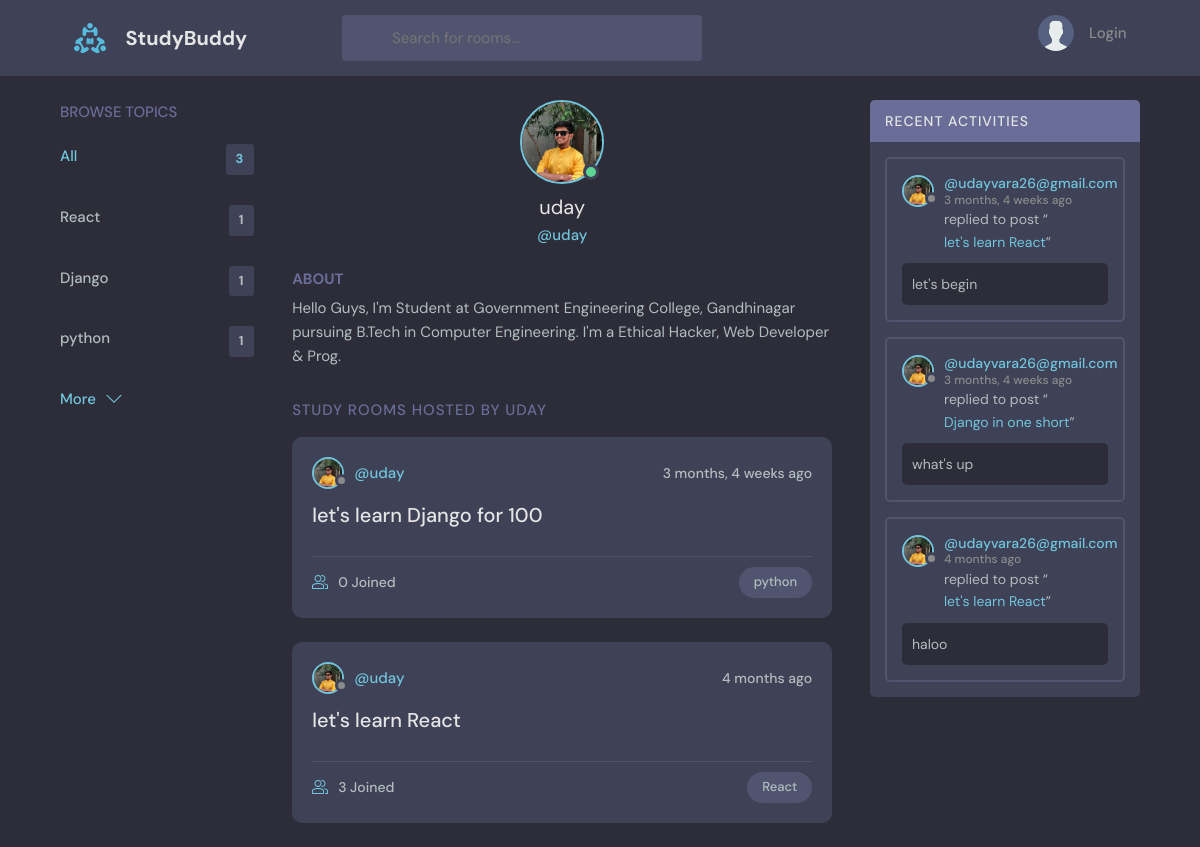
Page /profile/1/ on the earlier database version.
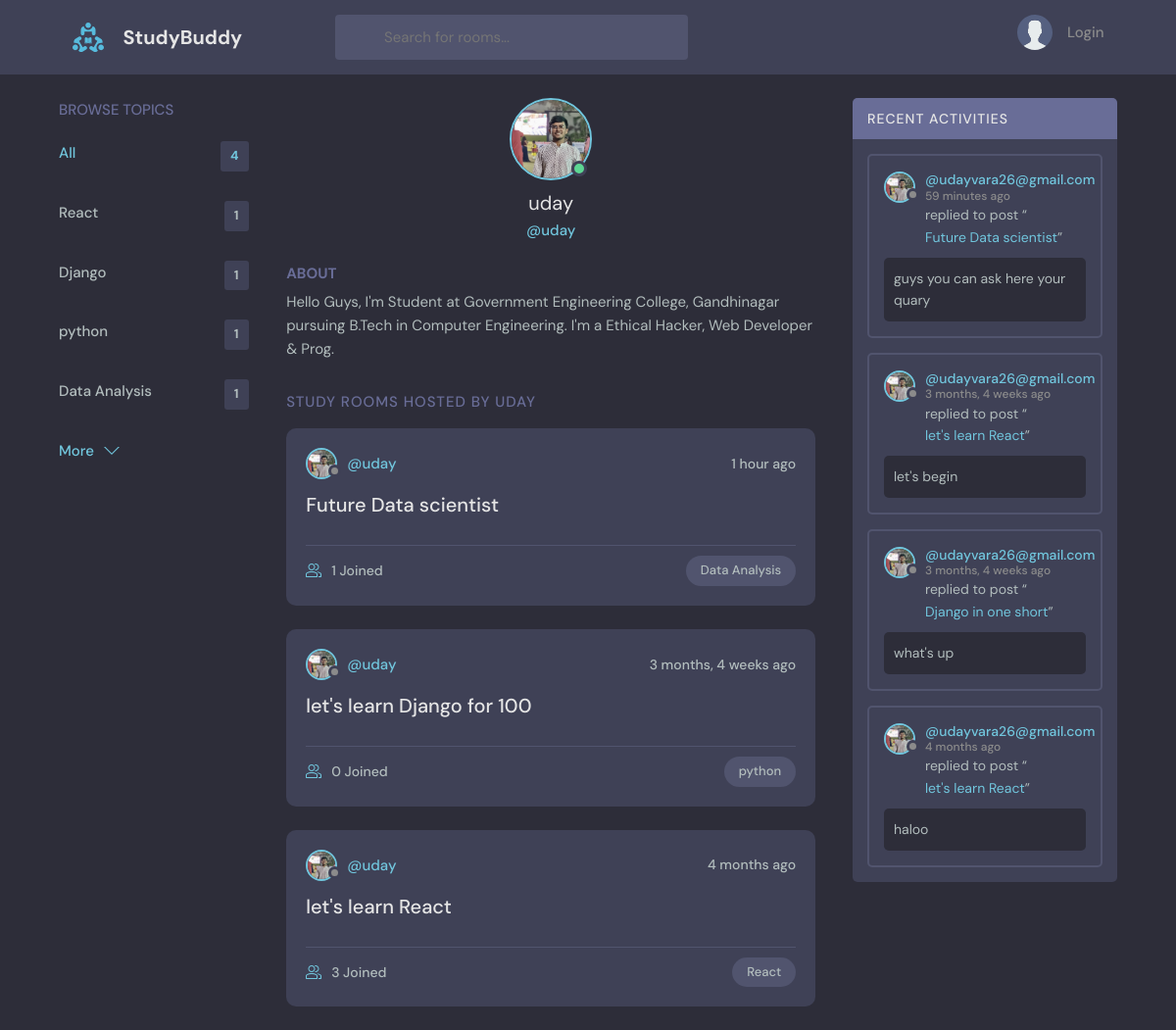
Same page on the later database version.
### base/models.py (models this page shows, shortened)
class Topic(models.Model):
    name = models.CharField(max_length=200)

class User(AbstractUser):
    name = models.CharField(max_length= 200 , null= True)
    email = models.EmailField( unique=True,null= True)
    bio = models.TextField(null= True)
    avatar = models.ImageField(null = True , default = "avatar.svg")
    USERNAME_FIELD = 'email'
    REQUIRED_FIELDS = ['username']

class Room(models.Model):
    host = models.ForeignKey(User, on_delete=models.SET_NULL, null=True)
    topic = models.ForeignKey(Topic, on_delete=models.SET_NULL, null=True)
    name = models.CharField(max_length=200)
    description = models.TextField(null=True, blank=True)
    participants = models.ManyToManyField(User, related_name='participants', blank=True)
    update = models.DateTimeField(auto_now=True)
    created = models.DateTimeField(auto_now_add=True)
    class Meta:
        ordering = ['-update', '-created']
    def __str__(self):
        return self.name

class Message(models.Model):
    user = models.ForeignKey(User,on_delete=models.CASCADE)
    room= models.ForeignKey(Room,on_delete=models.CASCADE)
    body = models.TextField()
    update = models.DateTimeField(auto_now=True)
    created = models.DateTimeField(auto_now_add=True)
    class Meta:
        ordering = ['-update', '-created']

### base/views.py (the view)
# urls.py: path('profile/<str:pk>/',views.userProfile, name = 'user-Profile'),
def userProfile(request,pk):
    user = User.objects.get(id = pk)
    rooms = user.room_set.all()
    room_messages = user.message_set.all()
    topics = Topic.objects.all()
    context = {'user': user, 'rooms': rooms ,'room_messages': room_messages , 'topics': topics}
    return render(request, 'base/profile.html', context)

### base/templates/base/profile.html (shortened to what this page needs)
{% extends 'main.html' %}
{% block content %}
  <main class="profile-page layout layout--3">
    <div class="container">
      {% include 'base/topics_component.html' %}
      <div class="roomList">
        <div class="profile">
          <div class="profile__avatar">
            <div class="avatar avatar--large active">
              <img src="{{user.avatar.url }}" alt="" />
            </div>
          </div>
          <div class="profile__info">
            <h3>{{user.username}}</h3>
            <p>@{{user.username}}</p>
          </div>
          <div class="profile__about">
            <h3>About</h3>
            <p>
             {{user.bio}}
            </p>
          </div>
        </div>
        <div class="roomList__header">
          <div>
            <h2>Study Rooms Hosted by {{user.username}}</a>
            </h2>
          </div>
        </div>
        {% include 'base/feed_component.html' %}
      </div>
      {% include 'base/activity_component.html' %}
    </div>
  </main>
  {% endblock content %}

### tempaltes/main.html (shortened to what this page needs)
<!DOCTYPE html>
{% load static %}
<html lang="en">
  <head>
    <link rel="stylesheet" href="{% static 'styles/style.css' %}" />
    <link rel="stylesheet" href="https://cdnjs.cloudflare.com/ajax/libs/font-awesome/6.4.0/css/all.min.css"
 />
  </head>
  <body>
    {% include 'navbar.html'%}
        {% block content %}
        {% endblock content %}
  </body>
</html>

### tempaltes/navbar.html (shortened to what this page needs)
{% load static %}
<header class="header header--loggedIn">
  <div class="container">
    <a href="{% url 'home' %}" class="header__logo">
      <img src="{% static 'images/logo.svg' %}" />
      <h1>StudyBuddy</h1>
    </a>
    <form class="header__search" method="get" action="{% url 'home' %}">
      <label>
        <svg version="1.1" xmlns="http://www.w3.org/2000/svg" width="32" height="32" viewBox="0 0 32 32">
          <title>search</title>
        </svg>
        <input  name="q" placeholder="Search for rooms..." />
      </label>
    </form>
    <nav class="header__menu">
       {% if request.user.is_authenticated  %}
      <div class="header__user">
        <a href="{% url 'update-user' %}">
          <div class="avatar avatar--medium active">
            <img src="{{request.user.avatar.url}}" />
          </div>
          <p>{{request.user.username}}<span>@{{request.user.username}}</span></p>
        </a>
        <button class="dropdown-button">
          <svg version="1.1" xmlns="http://www.w3.org/2000/svg" width="32" height="32" viewBox="0 0 32 32">
            <title>chevron-down</title>
            <path d="M16 21l-13-13h-3l16 16 16-16h-3l-13 13z"></path>
          </svg>
        </button>
      </div>
      {% else %}
      <a href="{% url 'login' %}">
        <img src="{% static 'images/avatar.svg' %}" />
        <p>Login</p>
      </a>
      {% endif %}
    </nav>
  </div>
</header>

### base/templates/base/topics_component.html
<div class="topics">
    <div class="topics__header">
      <h2>Browse Topics</h2>
    </div>
    <ul class="topics__list">
      <li>
        <a href="{% url 'home' %}" class="active">All<span>{{topics.count}}</span></a>
      </li>
      {% for topic in topics %}
      <li>
        <a href="{% url 'home' %}?q={{topic.name}}">{{topic.name}}<span>{{topic.room_set.all.count}}</span></a>
      </li>
      {% endfor %}
    </ul>
    <a class="btn btn--link" href=" {% url 'topics' %}">
      More
      <svg version="1.1" xmlns="http://www.w3.org/2000/svg" width="32" height="32" viewBox="0 0 32 32">
        <title>chevron-down</title>
        <path d="M16 21l-13-13h-3l16 16 16-16h-3l-13 13z"></path>
      </svg>
    </a>
  </div>

### base/templates/base/feed_component.html (shortened to what this page needs)
{% for room in rooms %}
<div class="roomListRoom">
    <div class="roomListRoom__header">
        {% if room.host %}
        <a href="{% url 'user-Profile' room.host.id %}" class="roomListRoom__author">
         {% endif %}
        <div class="avatar avatar--small">
          <img src="{{room.host.avatar.url}}" />
        </div>
        <span>@{{room.host.username}}</span>
      </a>
      <div class="roomListRoom__actions">
        <span>{{room.created|timesince}} ago</span>
      </div>
    </div>
    <div class="roomListRoom__content">
      <a href="{% url 'room' room.id %}">{{room.name}}</a>
    </div>
    <div class="roomListRoom__meta">
      <a href="{% url 'room' room.id %}" class="roomListRoom__joined">
        {{room.participants.all.count}} Joined
      </a>
      <p class="roomListRoom__topic">{{room.topic.name}}</p>
    </div>
</div>
{% endfor %}

### base/templates/base/activity_component.html (shortened to what this page needs)
<div class="activities">
    <div class="activities__header">
      <h2>Recent Activities</h2>
    </div>
    {% for message in room_messages %}
    <div class="activities__box">
      <div class="activities__boxHeader roomListRoom__header">
        <a href="{% url 'user-Profile' message.user.id %}" class="roomListRoom__author">
          <div class="avatar avatar--small">
            <img src="{{message.user.avatar.url}}" />
          </div>
          <p>
            @{{ message.user }}
            <span> {{ message.created|timesince }} ago</span>
          </p>
        </a>
    </div>
      <div class="activities__boxContent">
        <p>replied to post “<a href="{% url 'room' message.room.id %}">{{message.room}}</a>”</p>
        <div class="activities__boxRoomContent">
          {{message.body}}
        </div>
      </div>
    </div>
    {% endfor %}
</div>

Differences in the rows shown:
added Topic: name "Data Analysis", room_set.all.count "1"
changed User "uday": avatar: a different picture
added Room: host.avatar (picture), host.username "uday", created "1 hour", name "Future Data scientist", participants.all.count "1", topic.name "Data Analysis"
changed through a linked row, Room "let's learn Django for 100": host.avatar: a different picture
changed through a linked row, Room "let's learn React": host.avatar: a different picture
added Message: user.avatar (picture), user "udayvara26@gmail.com", created "59 minutes", room "Future Data scientist", body "guys you can ask here your quary"
changed through a linked row, Message "let's begin": user.avatar: a different picture
changed through a linked row, Message "what's up": user.avatar: a different picture
changed through a linked row, Message "haloo": user.avatar: a different picture
Other differences:
{{ topics.count }}: "3" → "4"
